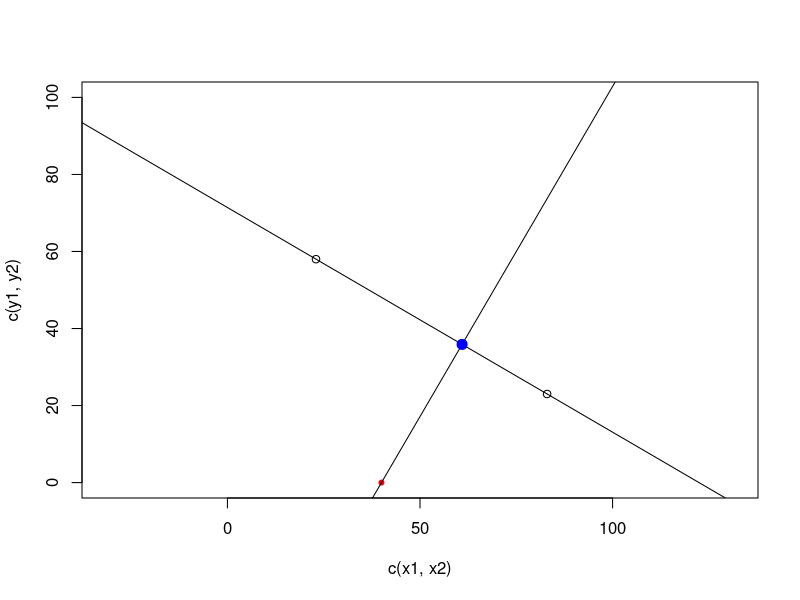

The R source for this figure:





x1 <- 23;
x2 <- 83;
y1 <- 58;
y2 <- 23;

plot(x = c(x1, x2), y = c(y1, y2), asp = 1, 
     xlim = c(0, 100), ylim = c(0, 100));

# Get the slop of the student transect
mod <- lm(c(y1, y2) ~ c(x1, x2));
icp <- as.numeric(mod$coefficients[1]);
slp <- as.numeric(mod$coefficients[2]);

abline(a = icp, b = slp);

# Get the perpendicular line
isl <- (-1 * slp)^-1;

parrr <- function(isl, x1, y1){
  bb <- y1 - (isl * x1);
  return(bb);
}

new_x1 <- 40;
new_y1 <- 0;
points(x = new_x1, y = new_y1, pch = 20, col = "red")

p_int   <- parrr(isl, new_x1, new_y1);

abline(a = p_int, b = isl)


x_inter <- (p_int - icp) / (slp - isl)
y_inter <- icp + x_inter * slp;

points(x = x_inter, y = y_inter, pch = 20, col = "blue", cex = 2);

p_dist <- sqrt((new_x1 - x_inter)^2 + (new_y1 - y_inter)^2)

# Now check to see if the x_inter is between steps in the x dimension
# If so, then take the distance seriously if it is below 10

get_parallel <- function(x1, x2, y1, y2){
  mod <- lm(c(y1, y2) ~ c(x1, x2));
  icp <- as.numeric(mod$coefficients[1]);
  slp <- as.numeric(mod$coefficients[2]);
  if(!is.na(slp) & slp != 0){
    pll <- (-1 * slp)^-1;
  }
  if(!is.na(slp) & slp == 0){
    pll <- -2
  }
  if(is.na(slp)){
    pll <- -2;
  }
  
  
  return(c(slp, pll));
}
